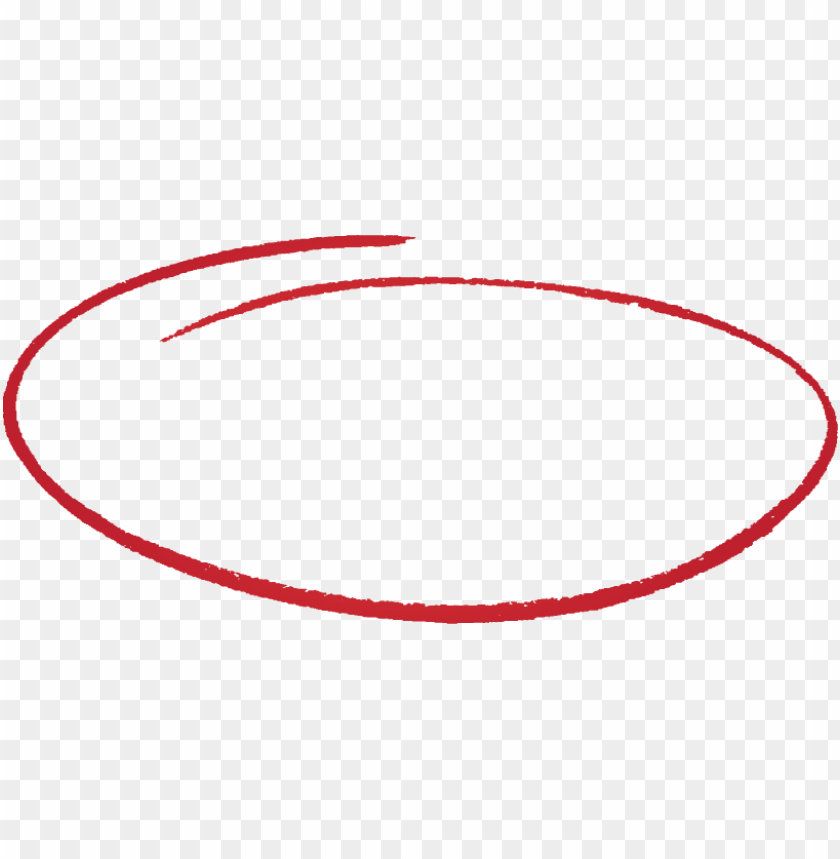
#> input picture Identify/circle.png, 840 x 859 px
$ python shape_detection.py
#> lines starting #> are read from the running program, lines starting #| are printed output that depends on the picture; after the words box and inside, x2 and y2 are one past the last pixel; in counts of white or black regions, pixels touching at a corner belong together
import cv2
import numpy as np
import os

print("Current working directory:", os.getcwd())

def preprocess_image(image):
    """Preprocess the image by converting to binary and applying morphological operations."""
    _, binary_image = cv2.threshold(image, 128, 255, cv2.THRESH_BINARY)

    # Apply GaussianBlur to smooth the image and reduce noise
    blurred_image = cv2.GaussianBlur(binary_image, (5, 5), 0)

    # Apply morphological operations to clean up noise and fill gaps
    kernel = cv2.getStructuringElement(cv2.MORPH_ELLIPSE, (5, 5))
    cleaned_image = cv2.morphologyEx(blurred_image, cv2.MORPH_CLOSE, kernel)
    cleaned_image = cv2.morphologyEx(cleaned_image, cv2.MORPH_OPEN, kernel)

    return cleaned_image

def fit_circle_to_contour(contour):
    """Fit a circle to a contour."""
    (x, y), radius = cv2.minEnclosingCircle(contour)
    return (int(x), int(y), int(radius))

def fit_ellipse_to_contour(contour):
    """Fit an ellipse to a contour."""
    if len(contour) >= 5:
        ellipse = cv2.fitEllipse(contour)
        return ellipse
    return None

def draw_regularized_shape(image, shape_type, params):
    """Draw regularized shapes on the image."""
    output_image = image.copy()  # Copy the original image to draw on

    if shape_type == 'circle':
        x, y, radius = params
        cv2.circle(output_image, (x, y), radius, (0, 255, 0), 2)
        cv2.putText(output_image, 'Circle', (x - 50, y - 10), cv2.FONT_HERSHEY_SIMPLEX, 0.5, (0, 255, 0), 2)

    elif shape_type == 'ellipse':
        center, axes, angle = params
        axes = (int(axes[0]), int(axes[1]))
        cv2.ellipse(output_image, (int(center[0]), int(center[1])), axes, angle, 0, 360, (0, 255, 0), 2)
        cv2.putText(output_image, 'Ellipse', (int(center[0]) - 50, int(center[1]) - 10), cv2.FONT_HERSHEY_SIMPLEX, 0.5, (0, 255, 0), 2)

    return output_image

def regularize_shapes(image):
    """Regularize shapes in an image."""
    preprocessed_image = preprocess_image(image)
    contours, _ = cv2.findContours(preprocessed_image, cv2.RETR_EXTERNAL, cv2.CHAIN_APPROX_SIMPLE)

    output_image = cv2.cvtColor(image, cv2.COLOR_GRAY2BGR)  # Initialize output image as a color image

    for contour in contours:
        # Filter out small contours
        if cv2.contourArea(contour) < 100:  # Adjust this threshold as needed
            continue

        # Attempt to fit a circle
        (x, y, radius) = fit_circle_to_contour(contour)
        circle_area = np.pi * radius ** 2
        contour_area = cv2.contourArea(contour)

        # Check if the contour is more like a circle or an ellipse
        if abs(circle_area - contour_area) / contour_area < 0.1:  # Adjust this threshold as needed
            shape_type = 'circle'
            params = (x, y, radius)
        else:
            ellipse_params = fit_ellipse_to_contour(contour)
            if ellipse_params:
                shape_type = 'ellipse'
                params = (ellipse_params[0], ellipse_params[1], ellipse_params[2])
            else:
                continue  # Skip if neither circle nor ellipse fits well

        # Draw the regularized shape
        output_image = draw_regularized_shape(output_image, shape_type, params)

    return output_image

# Main script
if __name__ == "__main__":
    # Load and preprocess the image
    image = cv2.imread('circle.png', cv2.IMREAD_GRAYSCALE)
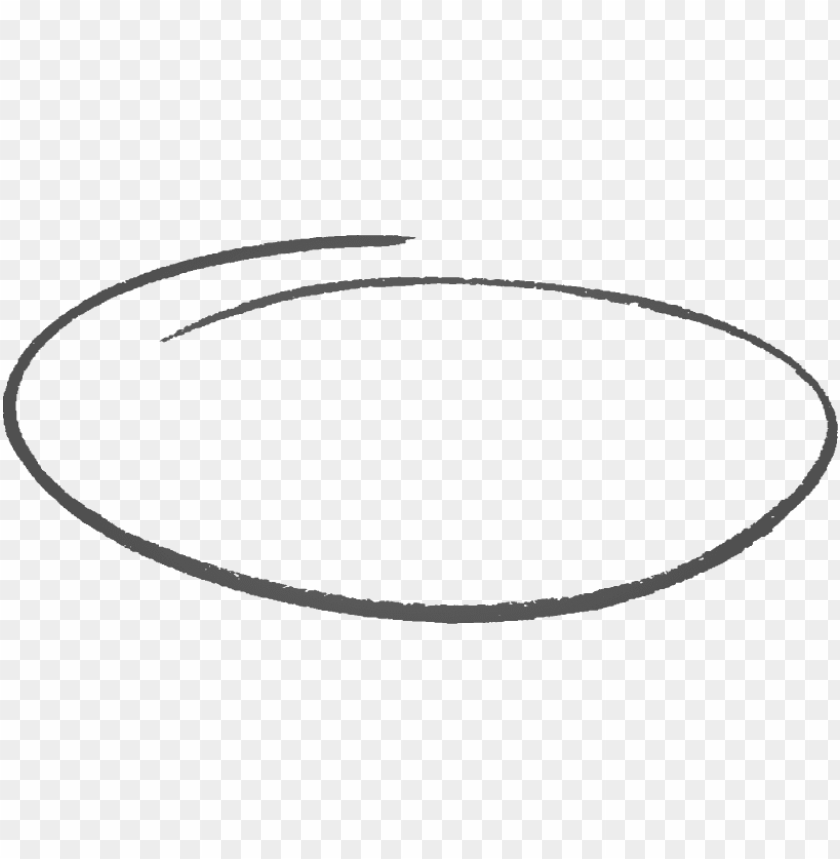
#> image: shape (859, 840); min 80, max 255, mean 239.7
    if image is None:
        print("Error: Could not load image. Check the file path.")
        exit()

    # Regularize the shapes
    output_image = regularize_shapes(image)
#> in preprocess_image, `_, binary_image = cv2.threshold(image, 128, 255, cv2.THRESH_BINARY)`:
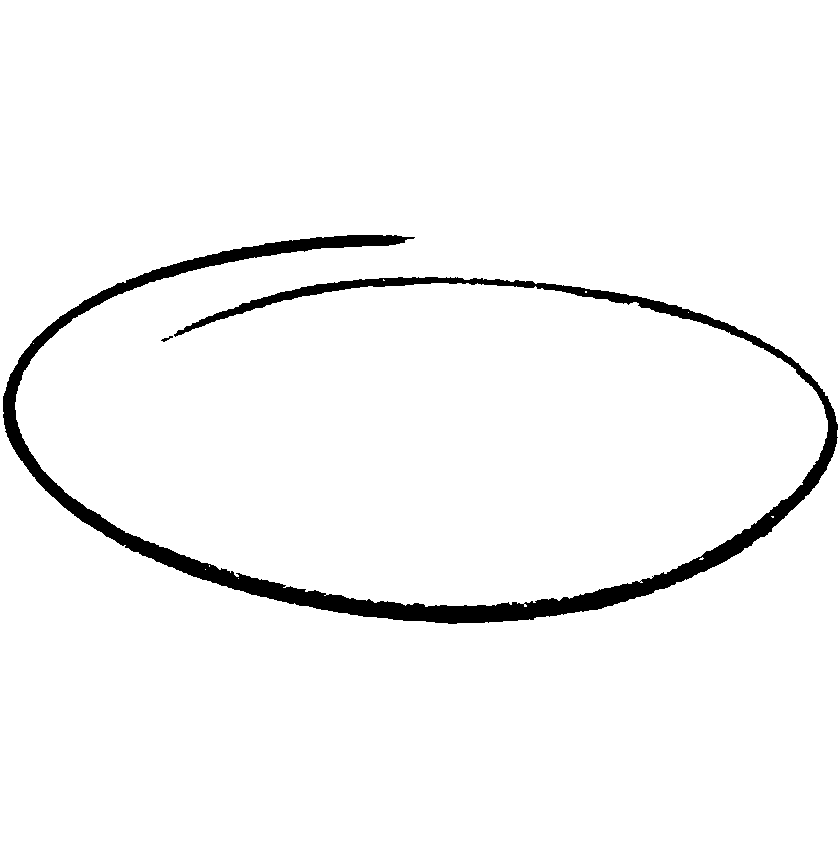
#> binary_image: shape (859, 840); 96.5% white; 2 black regions, box (x1, y1, x2, y2) and area: (3, 235, 838, 624) 25091, (161, 336, 173, 342) 29
#> in regularize_shapes, `contours, _ = cv2.findContours(preprocessed_image, cv2.RETR_EXTERNAL, ..`: contours = [[[0, 0], [0, 858], [839, 858], [839, 0]]]
#> the loop in regularize_shapes, `for contour in contours:` made 1 pass
#> (contour, circle_area, contour_area) on pass 1: ([[0, 0], [0, 858], [839, 858], [839, 0]], 1130973.4, 719862)

    # Save the output image
    if output_image is not None and np.any(output_image):
        cv2.imwrite('regularized_image.png', output_image)
        print("Output image saved as 'regularized_image.png'")
    else:
        print("No shapes were detected or drawn.")

$ run again, with Identify/image.png copied over Identify/circle.png
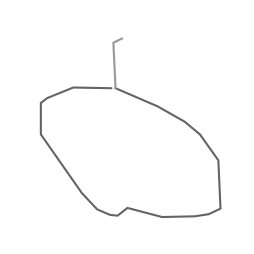
#> input picture Identify/image.png, 254 x 254 px
#> image is the input picture: shape (254, 254); min 100, max 255, mean 252.3
#> in preprocess_image, `_, binary_image = cv2.threshold(image, 128, 255, cv2.THRESH_BINARY)`:
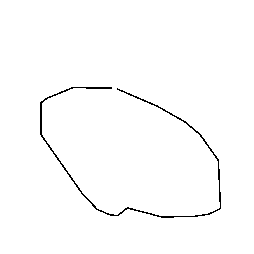
#> binary_image: shape (254, 254); 98.8% white; black in thin lines or dots, all inside (x1, y1, x2, y2) = (40, 87, 221, 218)
#> in preprocess_image, `blurred_image = cv2.GaussianBlur(binary_image, (5, 5), 0)`:
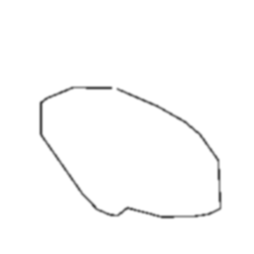
#> blurred_image: shape (254, 254); min 77, max 255, mean 251.9
#> contours = [[[0, 0], [0, 253], [253, 253], [253, 0]]]
#> the loop in regularize_shapes, `for contour in contours:` made 1 pass
#> (contour, circle_area, contour_area) on pass 1: ([[0, 0], [0, 253], [253, 253], [253, 0]], 99538.2, 64009)
